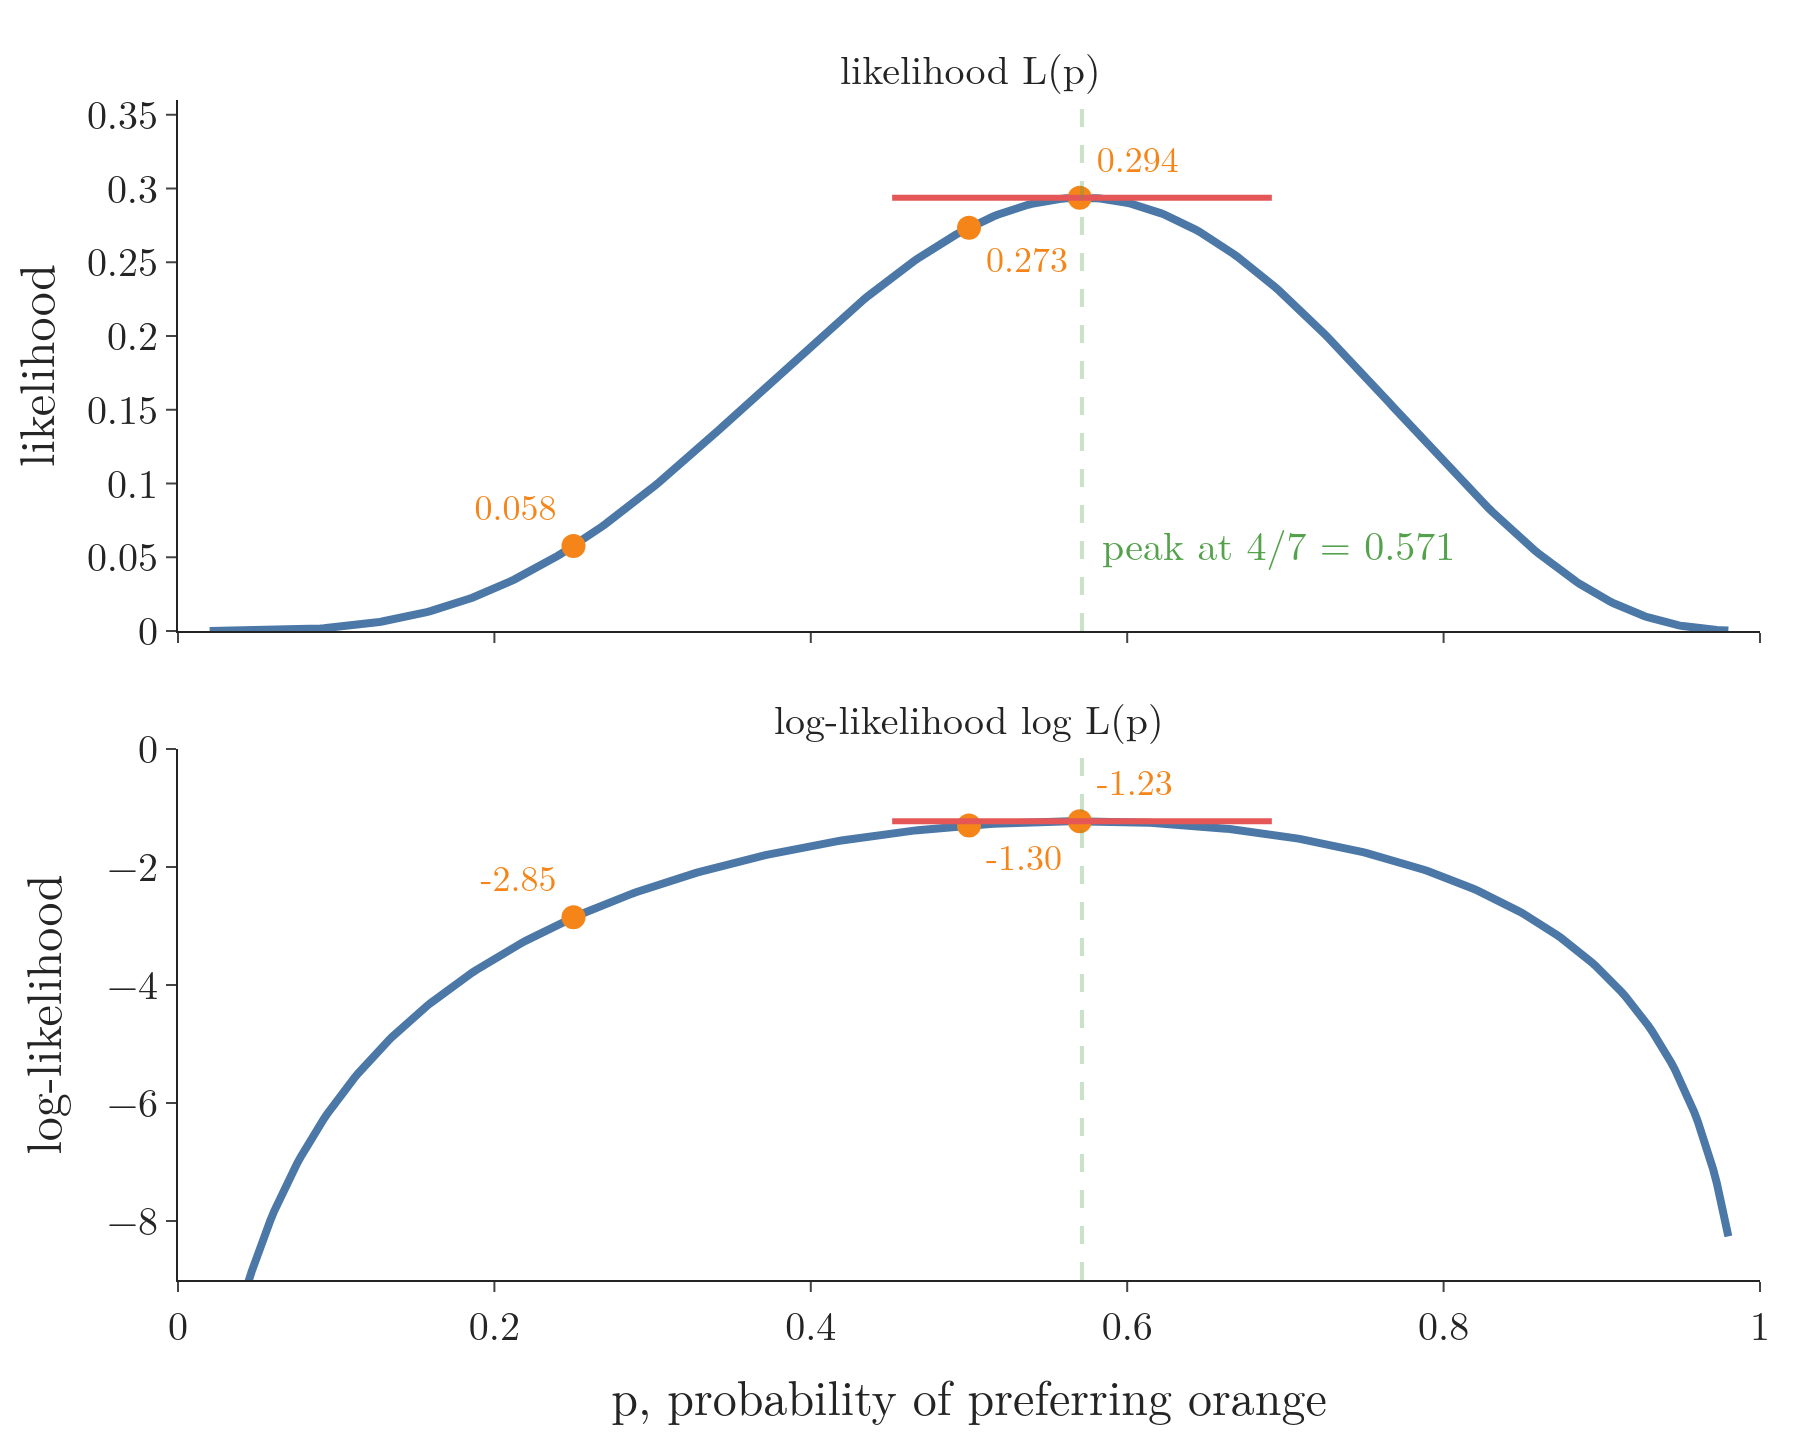

Source code (Python):
"""Likelihood and log-likelihood of p for 4 orange answers out of 7, one above the other. The two curves have
different shapes but the same peak, p = 4/7 = 0.571, where both tangent lines are flat. Values marked at
p = 0.25, 0.5 and 0.57 (likelihood 0.058, 0.273, 0.294)."""
from pathlib import Path

import numpy as np
import plotly.graph_objects as go
from plotly.subplots import make_subplots
from scipy import stats

HERE = Path(__file__).parent
BLUE, ORANGE, GREEN, RED, GREY = "#4C78A8", "#F58518", "#54A24B", "#E45756", "#6B6B6B"
p = np.linspace(0.02, 0.98, 400)
L = stats.binom(7, p).pmf(4)
ll = np.log(L)
pk = 4 / 7
assert abs(p[L.argmax()] - pk) < 0.003 and abs(p[ll.argmax()] - pk) < 0.003
assert np.allclose(stats.binom(7, [0.25, 0.5, 0.57]).pmf(4), [0.058, 0.273, 0.294], atol=5e-4)

fig = make_subplots(rows=2, cols=1, shared_xaxes=True, vertical_spacing=0.1,
                    subplot_titles=("likelihood L(p)", "log-likelihood log L(p)"))
for r, y, f in ((1, L, lambda v: v), (2, ll, np.log)):
    fig.add_trace(go.Scatter(x=p, y=y, mode="lines", line=dict(color=BLUE, width=4)), r, 1)
    pts = np.array([0.25, 0.5, 0.57])
    fig.add_trace(go.Scatter(x=pts, y=f(stats.binom(7, pts).pmf(4)), mode="markers+text", marker=dict(size=12, color=ORANGE),
                             text=[f"{v:.3f}" if r == 1 else f"{np.log(v):.2f}" for v in stats.binom(7, pts).pmf(4)],
                             textposition=["top left", "bottom right", "top right"], textfont=dict(size=18, color=ORANGE)), r, 1)
    top = f(stats.binom(7, pk).pmf(4))
    fig.add_trace(go.Scatter(x=[pk - 0.12, pk + 0.12], y=[top, top], mode="lines", line=dict(color=RED, width=3)), r, 1)
    fig.add_vline(x=pk, line=dict(color=GREEN, dash="dash", width=2), row=r, col=1)
fig.add_annotation(x=pk, y=0.06, text="peak at 4/7 = 0.571", showarrow=False, xanchor="left", xshift=8,
                   font=dict(size=19, color=GREEN), row=1, col=1)
fig.update_yaxes(range=[0, 0.36], title_text="likelihood", row=1, col=1)
fig.update_yaxes(range=[-9, 0], title_text="log-likelihood", row=2, col=1)
fig.update_xaxes(title_text="p, probability of preferring orange", range=[0, 1], row=2, col=1)
fig.update_layout(template="simple_white", width=900, height=720, showlegend=False,
                  font=dict(family="Latin Modern Roman", size=20), margin=dict(l=80, r=20, t=50, b=60))
fig.update_annotations(font_size=20)
fig.write_image(HERE / "binomial_log.png", scale=2)
fig.write_image(HERE / "binomial_log.pdf")
